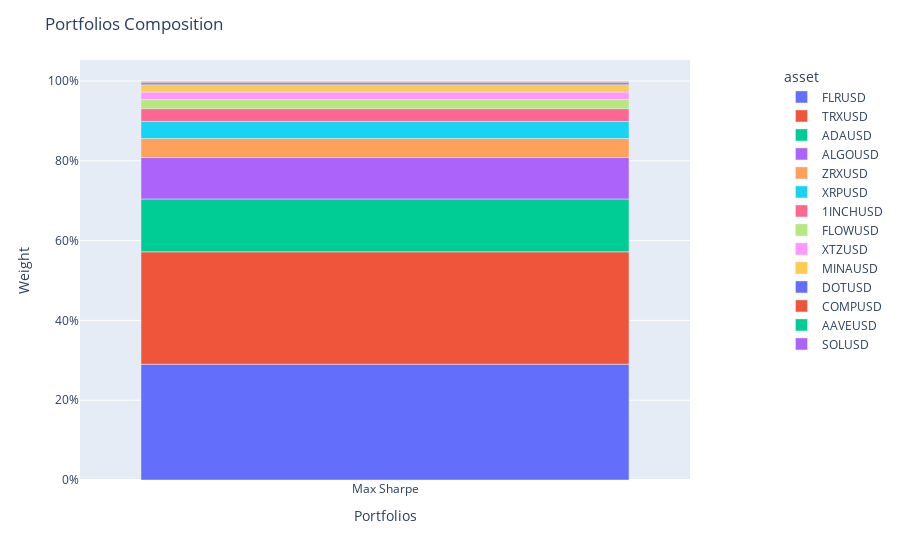
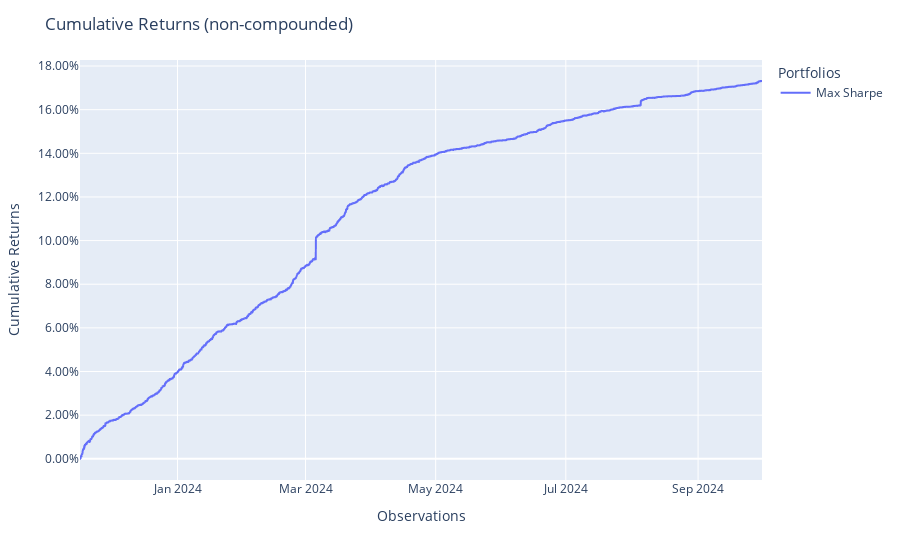

The notebook cell saved with these charts, in order:
### Markdown cell above
We use skfolio module to compute the weights of the different crypto allocations by maximising Sharpe Ratio on in sample 2023, and test on 2024.

### Code cell
X = data[portfolio_columns].ffill().fillna(0)
X = 1 + X
X.columns = [col.split("_")[0] for col in X.columns]



X = X.pct_change().dropna()
X_train, X_test = train_test_split(X, test_size=0.5, shuffle=False)
X_train = X_train[[col for col in X_train.columns if X_train[col].std() > 0]]
X_test = X_test[X_train.columns]
model = MeanRisk(
    risk_measure=RiskMeasure.STANDARD_DEVIATION,
    objective_function=ObjectiveFunction.MAXIMIZE_RATIO,
    portfolio_params=dict(name="Max Sharpe"),
)
model.fit(X_train)
model.weights_

pred_model = model.predict(X_test)

population = Population([pred_model])

fig = population.plot_composition()
show(fig)
fig = population.plot_cumulative_returns()
show(fig)

population.summary()

### Figure 1 — Plotly figure (JSON) as saved in the notebook; plotly's stock layout.template omitted (floating-point values rounded to 4 significant figures)
{"data": [{"alignmentgroup": "True", "hovertemplate": "asset=FLRUSD<br>index=%{x}<br>value=%{y}<extra></extra>", "legendgroup": "FLRUSD", "marker": {"color": "#636efa", "pattern": {"shape": ""}}, "name": "FLRUSD", "offsetgroup": "FLRUSD", "orientation": "v", "showlegend": true, "textposition": "auto", "type": "bar", "x": ["Max Sharpe"], "xaxis": "x", "y": [0.2901], "yaxis": "y"}, {"alignmentgroup": "True", "hovertemplate": "asset=TRXUSD<br>index=%{x}<br>value=%{y}<extra></extra>", "legendgroup": "TRXUSD", "marker": {"color": "#EF553B", "pattern": {"shape": ""}}, "name": "TRXUSD", "offsetgroup": "TRXUSD", "orientation": "v", "showlegend": true, "textposition": "auto", "type": "bar", "x": ["Max Sharpe"], "xaxis": "x", "y": [0.2818], "yaxis": "y"}, {"alignmentgroup": "True", "hovertemplate": "asset=ADAUSD<br>index=%{x}<br>value=%{y}<extra></extra>", "legendgroup": "ADAUSD", "marker": {"color": "#00cc96", "pattern": {"shape": ""}}, "name": "ADAUSD", "offsetgroup": "ADAUSD", "orientation": "v", "showlegend": true, "textposition": "auto", "type": "bar", "x": ["Max Sharpe"], "xaxis": "x", "y": [0.1324], "yaxis": "y"}, {"alignmentgroup": "True", "hovertemplate": "asset=ALGOUSD<br>index=%{x}<br>value=%{y}<extra></extra>", "legendgroup": "ALGOUSD", "marker": {"color": "#ab63fa", "pattern": {"shape": ""}}, "name": "ALGOUSD", "offsetgroup": "ALGOUSD", "orientation": "v", "showlegend": true, "textposition": "auto", "type": "bar", "x": ["Max Sharpe"], "xaxis": "x", "y": [0.1039], "yaxis": "y"}, {"alignmentgroup": "True", "hovertemplate": "asset=ZRXUSD<br>index=%{x}<br>value=%{y}<extra></extra>", "legendgroup": "ZRXUSD", "marker": {"color": "#FFA15A", "pattern": {"shape": ""}}, "name": "ZRXUSD", "offsetgroup": "ZRXUSD", "orientation": "v", "showlegend": true, "textposition": "auto", "type": "bar", "x": ["Max Sharpe"], "xaxis": "x", "y": [0.04759], "yaxis": "y"}, {"alignmentgroup": "True", "hovertemplate": "asset=XRPUSD<br>index=%{x}<br>value=%{y}<extra></extra>", "legendgroup": "XRPUSD", "marker": {"color": "#19d3f3", "pattern": {"shape": ""}}, "name": "XRPUSD", "offsetgroup": "XRPUSD", "orientation": "v", "showlegend": true, "textposition": "auto", "type": "bar", "x": ["Max Sharpe"], "xaxis": "x", "y": [0.04286], "yaxis": "y"}, {"alignmentgroup": "True", "hovertemplate": "asset=1INCHUSD<br>index=%{x}<br>value=%{y}<extra></extra>", "legendgroup": "1INCHUSD", "marker": {"color": "#FF6692", "pattern": {"shape": ""}}, "name": "1INCHUSD", "offsetgroup": "1INCHUSD", "orientation": "v", "showlegend": true, "textposition": "auto", "type": "bar", "x": ["Max Sharpe"], "xaxis": "x", "y": [0.03207], "yaxis": "y"}, {"alignmentgroup": "True", "hovertemplate": "asset=FLOWUSD<br>index=%{x}<br>value=%{y}<extra></extra>", "legendgroup": "FLOWUSD", "marker": {"color": "#B6E880", "pattern": {"shape": ""}}, "name": "FLOWUSD", "offsetgroup": "FLOWUSD", "orientation": "v", "showlegend": true, "textposition": "auto", "type": "bar", "x": ["Max Sharpe"], "xaxis": "x", "y": [0.02282], "yaxis": "y"}, {"alignmentgroup": "True", "hovertemplate": "asset=XTZUSD<br>index=%{x}<br>value=%{y}<extra></extra>", "legendgroup": "XTZUSD", "marker": {"color": "#FF97FF", "pattern": {"shape": ""}}, "name": "XTZUSD", "offsetgroup": "XTZUSD", "orientation": "v", "showlegend": true, "textposition": "auto", "type": "bar", "x": ["Max Sharpe"], "xaxis": "x", "y": [0.01871], "yaxis": "y"}, {"alignmentgroup": "True", "hovertemplate": "asset=MINAUSD<br>index=%{x}<br>value=%{y}<extra></extra>", "legendgroup": "MINAUSD", "marker": {"color": "#FECB52", "pattern": {"shape": ""}}, "name": "MINAUSD", "offsetgroup": "MINAUSD", "orientation": "v", "showlegend": true, "textposition": "auto", "type": "bar", "x": ["Max Sharpe"], "xaxis": "x", "y": [0.01854], "yaxis": "y"}, {"alignmentgroup": "True", "hovertemplate": "asset=DOTUSD<br>index=%{x}<br>value=%{y}<extra></extra>", "legendgroup": "DOTUSD", "marker": {"color": "#636efa", "pattern": {"shape": ""}}, "name": "DOTUSD", "offsetgroup": "DOTUSD", "orientation": "v", "showlegend": true, "textposition": "auto", "type": "bar", "x": ["Max Sharpe"], "xaxis": "x", "y": [0.004719], "yaxis": "y"}, {"alignmentgroup": "True", "hovertemplate": "asset=COMPUSD<br>index=%{x}<br>value=%{y}<extra></extra>", "legendgroup": "COMPUSD", "marker": {"color": "#EF553B", "pattern": {"shape": ""}}, "name": "COMPUSD", "offsetgroup": "COMPUSD", "orientation": "v", "showlegend": true, "textposition": "auto", "type": "bar", "x": ["Max Sharpe"], "xaxis": "x", "y": [0.002168], "yaxis": "y"}, {"alignmentgroup": "True", "hovertemplate": "asset=AAVEUSD<br>index=%{x}<br>value=%{y}<extra></extra>", "legendgroup": "AAVEUSD", "marker": {"color": "#00cc96", "pattern": {"shape": ""}}, "name": "AAVEUSD", "offsetgroup": "AAVEUSD", "orientation": "v", "showlegend": true, "textposition": "auto", "type": "bar", "x": ["Max Sharpe"], "xaxis": "x", "y": [0.001162], "yaxis": "y"}, {"alignmentgroup": "True", "hovertemplate": "asset=SOLUSD<br>index=%{x}<br>value=%{y}<extra></extra>", "legendgroup": "SOLUSD", "marker": {"color": "#ab63fa", "pattern": {"shape": ""}}, "name": "SOLUSD", "offsetgroup": "SOLUSD", "orientation": "v", "showlegend": true, "textposition": "auto", "type": "bar", "x": ["Max Sharpe"], "xaxis": "x", "y": [0.001135], "yaxis": "y"}], "layout": {"barmode": "relative", "legend": {"title": {"text": "asset"}, "tracegroupgap": 0, "x": 1.15, "xanchor": "left", "y": 0.99, "yanchor": "top"}, "margin": {"t": 60}, "title": {"text": "Portfolios Composition"}, "xaxis": {"anchor": "y", "domain": [0, 1], "title": {"text": "Portfolios"}}, "yaxis": {"anchor": "x", "domain": [0, 1], "tickformat": ",.0%", "title": {"text": "Weight"}}}}

### Figure 2 — Plotly figure (JSON) as saved in the notebook; plotly's stock layout.template omitted (floating-point values rounded to 4 significant figures; data arrays with more than 128 entries replaced by an {"elided": "..."} marker saying what was removed)
{"data": [{"hovertemplate": "variable=Max Sharpe<br>index=%{x}<br>value=%{y}<extra></extra>", "legendgroup": "Max Sharpe", "line": {"color": "#636efa", "dash": "solid"}, "marker": {"symbol": "circle"}, "mode": "lines", "name": "Max Sharpe", "showlegend": true, "type": "scattergl", "x": {"elided": "7662 str values"}, "xaxis": "x", "y": {"elided": "7662 float values"}, "yaxis": "y"}], "layout": {"legend": {"title": {"text": "Portfolios"}, "tracegroupgap": 0}, "margin": {"t": 60}, "title": {"text": "Cumulative Returns (non-compounded)"}, "xaxis": {"anchor": "y", "domain": [0, 1], "title": {"text": "Observations"}}, "yaxis": {"anchor": "x", "domain": [0, 1], "tickformat": ".2%", "title": {"text": "Cumulative Returns"}}}}
